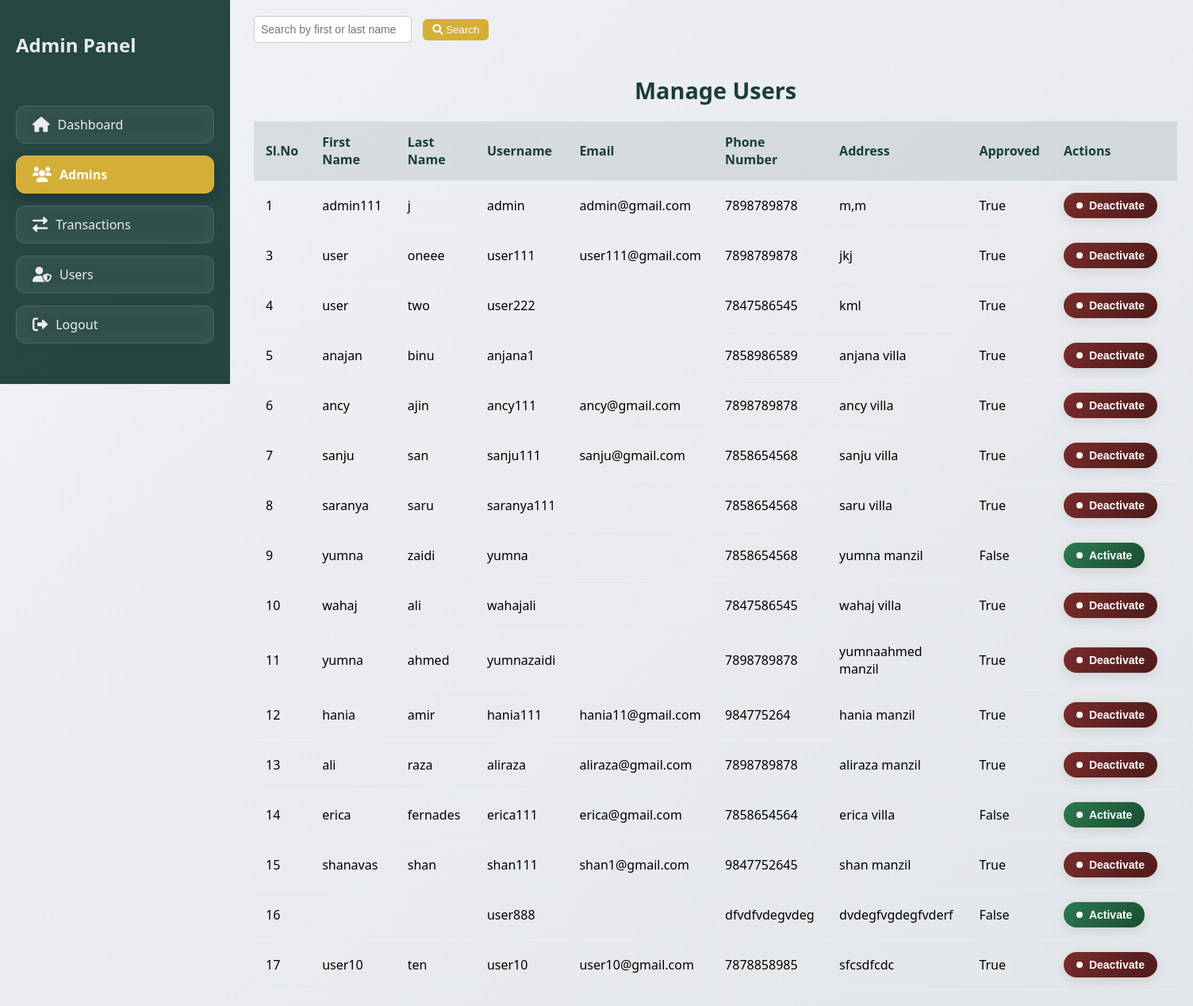
Page /investapp/admin/user-list/ (signed in) on the committed database.
### investapp/models.py (models this page shows, shortened)
class CustomUser(AbstractUser):
    phone_number = models.CharField(max_length=15)
    address = models.TextField()
    is_approved = models.BooleanField(default=False)  # Only approved users can log in

### investapp/views.py (the view, shortened to what this page needs)
# urls.py: path('admin/user-list/', views.admin_user_list, name='admin-user-list'),
@user_passes_test(superuser_required)
def admin_user_list(request):
    User = get_user_model()
    search_query = request.GET.get('search', '')  # Default to empty string if no search query
    if search_query:
        users = User.objects.exclude(username='developer').filter(
            first_name__icontains=search_query
        ) | User.objects.exclude(username='developer').filter(
            last_name__icontains=search_query
        )
    else:
        users = User.objects.exclude(username='developer')  # If no search query, show all users
    return render(request, 'manage_users.html', {'users': users, 'search_query': search_query})

### investapp/views.py (called while the page is built)
def superuser_required(user):
    return user.is_authenticated and user.is_superuser

### investapp/templates/manage_users.html (shortened to what this page needs)
<!DOCTYPE html>
<html lang="en">
<head>
    <link href="https://cdnjs.cloudflare.com/ajax/libs/font-awesome/6.0.0/css/all.min.css" rel="stylesheet">
</head>
<body>
    <div class="sidebar">
        <h2>Admin Panel</h2>
        <ul class="sidebar-menu">
            <li>
                <a href="{% url 'transaction_list' %}" class="sidebar-link">
                    <i class="fas fa-home"></i> Dashboard
                </a>
            </li>
            <li>
                <a href="{% url 'admin-user-list' %}" class="sidebar-link">
                    <i class="fas fa-users"></i> Admins
                </a>
            </li>
            <li>
                <a href="{% url 'pending_transactions' %}" class="sidebar-link">
                    <i class="fas fa-exchange-alt"></i> Transactions
                </a>
            </li>
            <li>
                <a href="{% url 'admin_user_home' %}" class="sidebar-link">
                    <i class="fas fa-user-shield"></i> Users
                </a>
            </li>
            <li>
                <a href="{% url 'logout' %}" class="sidebar-link">
                    <i class="fas fa-sign-out-alt"></i> Logout
                </a>
            </li>
        </ul>
    </div>
    <div class="main-content">
        <form method="get" action="{% url 'admin-user-list' %}">
            <input type="text" name="search" value="{{ search_query }}" placeholder="Search by first or last name" class="search-bar">
            <button type="submit" class="btn btn-gold">
                <i class="fas fa-search"></i> Search
            </button>
        </form>
        <h2 class="manage-users-header">Manage Users</h2>
        <table class="ledger-table">
            <thead>
                <tr>
                    <th>Sl.No</th>
                    <th>First Name</th>
                    <th>Last Name</th>
                    <th>Username</th>
                    <th>Email</th>
                    <th>Phone Number</th>
                    <th>Address</th>
                    <th>Approved</th>
                    <th>Actions</th>
                </tr>
            </thead>
            <tbody>
            {% for user in users %}
            <tr>
                <td>{{ user.id }}</td>
                <td>{{ user.first_name }}</td>
                <td>{{ user.last_name }}</td>
                <td>{{ user.username }}</td>
                <td>{{ user.email }}</td>
                <td>{{ user.phone_number }}</td>
                <td>{{ user.address }}</td>
                <td>{{ user.is_approved }}</td>
                <td>
                    <form method="post">
                        {% if user.is_approved %}
                            <button type="submit" name="action" value="toggle" class="status status-debited">Deactivate</button>
                        {% else %}
                            <button type="submit" name="action" value="toggle" class="status status-approved">Activate</button>
                        {% endif %}
                    </form>
                </td>
            </tr>
            {% endfor %}
            </tbody>
        </table>
    </div>
</body>
</html>

### investapp/templates/manage_users.html (style rules this page uses)
:root { --glass-bg: rgba(255, 255, 255, 0.15); --glass-border: rgba(255, 255, 255, 0.18); --glass-shadow: rgba(0, 0, 0, 0.1); --primary-dark: #1a3d37; --primary-light: #2c5851; --accent-gold: #d4af37; --success: #2c7a51; --info: #2c5178; --warning: #7a632c; --danger: #7a2c2c; --text-primary: #2d3436; --text-light: rgba(255, 255, 255, 0.9); --blur-amount: 12px; }
body { margin: 0; font-family: 'Segoe UI', system-ui, -apple-system, sans-serif; background: linear-gradient(135deg, #f0f2f5, #e3e6e8); display: flex; min-height: 100vh; }
.sidebar { position: fixed; top: 0; left: 0; width: 250px; background: rgba(26, 61, 55, 0.95); backdrop-filter: blur(var(--blur-amount)); padding: 20px; color: var(--text-light); display: flex; flex-direction: column; overflow-y: auto; }
.sidebar-menu { list-style: none; padding: 0; margin-top: 40px; }
.sidebar-menu li { margin-bottom: 15px; }
.sidebar-menu a { display: flex; align-items: center; padding: 12px 20px; color: var(--text-light); text-decoration: none; border-radius: 12px; transition: all 0.3s ease; background: rgba(255, 255, 255, 0.1); backdrop-filter: blur(10px); border: 1px solid rgba(255, 255, 255, 0.1); }
.sidebar-menu a i { margin-right: 10px; font-size: 1.2em; }
.sidebar-menu a:hover, .sidebar-menu a.active { background: var(--accent-gold); color: white; font-weight: bold; box-shadow: 0 8px 16px rgba(0, 0, 0, 0.2); }
.main-content { flex: 1; padding: 20px; margin-left: 300px; }
h2.manage-users-header { text-align: center; margin-top: 40px; margin-bottom: 20px; color: var(--primary-dark); font-size: 1.8em; font-weight: 600; }
.ledger-table { width: 100%; border-collapse: separate; border-spacing: 0; margin-top: 20px; }
.ledger-table th, .ledger-table td { padding: 15px; text-align: left; border-bottom: 1px solid var(--glass-border); }
.ledger-table th { background: rgba(26, 61, 55, 0.1); color: var(--primary-dark); font-weight: 600; }
.status-approved { background: linear-gradient(135deg, var(--success), #1a4d31); }
.status-debited { background: linear-gradient(135deg, var(--danger), #4d1a1a); }
.status { padding: 8px 16px; border-radius: 20px; font-size: 14px; font-weight: 600; display: inline-flex; align-items: center; gap: 8px; transition: all 0.3s ease; color: white; box-shadow: 0 4px 15px rgba(0, 0, 0, 0.1); backdrop-filter: blur(10px); }
.status::before { content: ''; width: 8px; height: 8px; border-radius: 50%; background: white; display: inline-block; }
.search-bar { padding: 8px; margin-right: 10px; border-radius: 5px; border: 1px solid #ccc; font-size: 14px; }
button { padding: 6px 12px; border: none; background: var(--accent-gold); color: white; border-radius: 6px; cursor: pointer; margin-right: 10px; }

### rows in the picture
CustomUser: id "1", first_name "admin111", last_name "j", username "admin", email "admin@gmail.com", phone_number "7898789878", address "m,m", is_approved "True", shows "Deactivate"
CustomUser: id "3", first_name "user", last_name "oneee", username "user111", email "user111@gmail.com", phone_number "7898789878", address "jkj", is_approved "True", shows "Deactivate"
CustomUser: id "4", first_name "user", last_name "two", username "user222", phone_number "7847586545", address "kml", is_approved "True", shows "Deactivate"
CustomUser: id "5", first_name "anajan", last_name "binu", username "anjana1", phone_number "7858986589", address "anjana villa", is_approved "True", shows "Deactivate"
CustomUser: id "6", first_name "ancy", last_name "ajin", username "ancy111", email "ancy@gmail.com", phone_number "7898789878", address "ancy villa", is_approved "True", shows "Deactivate"
CustomUser: id "7", first_name "sanju", last_name "san", username "sanju111", email "sanju@gmail.com", phone_number "7858654568", address "sanju villa", is_approved "True", shows "Deactivate"
CustomUser: id "8", first_name "saranya", last_name "saru", username "saranya111", phone_number "7858654568", address "saru villa", is_approved "True", shows "Deactivate"
CustomUser: id "9", first_name "yumna", last_name "zaidi", username "yumna", phone_number "7858654568", address "yumna manzil", is_approved "False", shows "Activate"
CustomUser: id "10", first_name "wahaj", last_name "ali", username "wahajali", phone_number "7847586545", address "wahaj villa", is_approved "True", shows "Deactivate"
CustomUser: id "11", first_name "yumna", last_name "ahmed", username "yumnazaidi", phone_number "7898789878", address "yumnaahmed manzil", is_approved "True", shows "Deactivate"
CustomUser: id "12", first_name "hania", last_name "amir", username "hania111", email "hania11@gmail.com", phone_number "984775264", address "hania manzil", is_approved "True", shows "Deactivate"
CustomUser: id "13", first_name "ali", last_name "raza", username "aliraza", email "aliraza@gmail.com", phone_number "7898789878", address "aliraza manzil", is_approved "True", shows "Deactivate"
CustomUser: id "14", first_name "erica", last_name "fernades", username "erica111", email "erica@gmail.com", phone_number "7858654564", address "erica villa", is_approved "False", shows "Activate"
CustomUser: id "15", first_name "shanavas", last_name "shan", username "shan111", email "shan1@gmail.com", phone_number "9847752645", address "shan manzil", is_approved "True", shows "Deactivate"
CustomUser: id "16", username "user888", phone_number "dfvdfvdegvdeg", address "dvdegfvgdegfvderf", is_approved "False", shows "Activate"
CustomUser: id "17", first_name "user10", last_name "ten", username "user10", email "user10@gmail.com", phone_number "7878858985", address "sfcsdfcdc", is_approved "True", shows "Deactivate"
